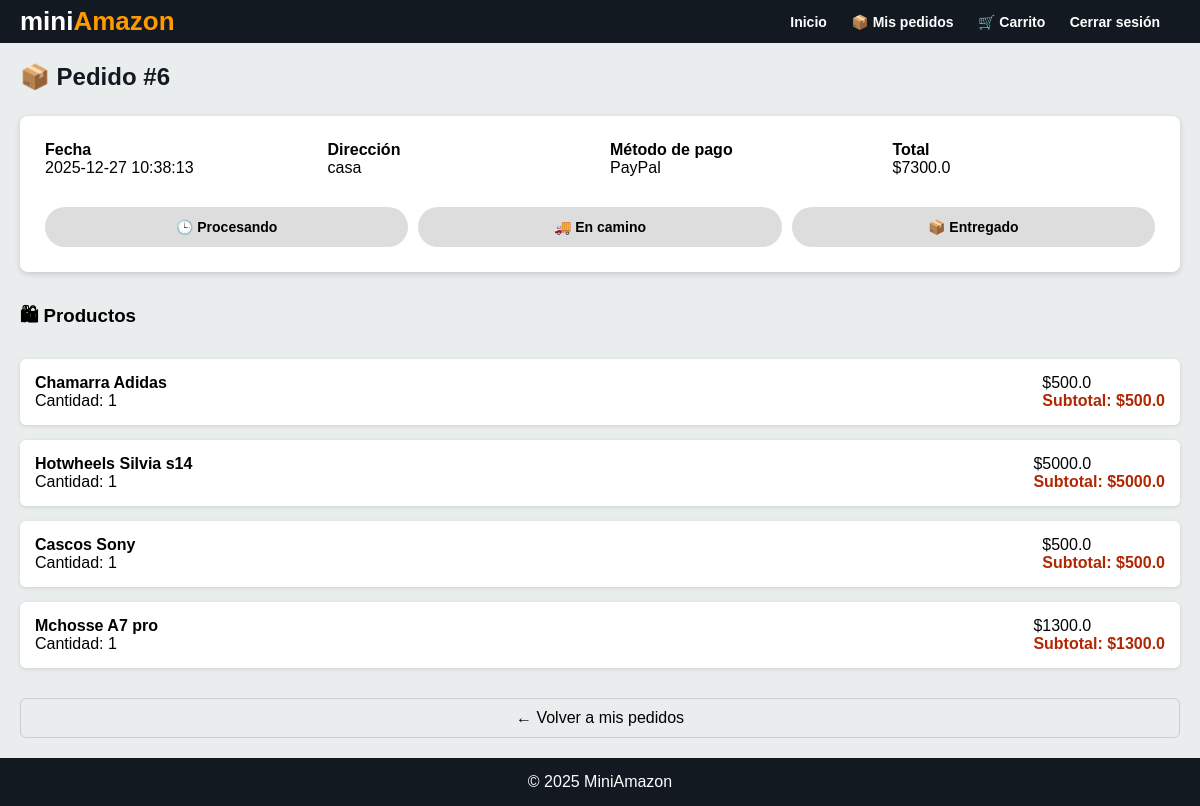
Page /order/6 (signed in) on the committed database.
### tables this page shows
CREATE TABLE orders (
        id INTEGER PRIMARY KEY AUTOINCREMENT,
        user_id INTEGER,
        total REAL,
        address TEXT,
        payment_method TEXT,
        created_at TEXT, status TEXT DEFAULT 'pagado', address_id INTEGER,
        FOREIGN KEY(user_id) REFERENCES users(id)
    );

CREATE TABLE order_items (
        id INTEGER PRIMARY KEY AUTOINCREMENT,
        order_id INTEGER,
        product_id INTEGER,
        quantity INTEGER,
        price REAL,
        FOREIGN KEY(order_id) REFERENCES orders(id),
        FOREIGN KEY(product_id) REFERENCES products(id)
    );

CREATE TABLE products (
        id INTEGER PRIMARY KEY AUTOINCREMENT,
        name TEXT NOT NULL,
        price REAL NOT NULL,
        description TEXT,
        user_id INTEGER,
        image TEXT, category_id INTEGER, stock INTEGER DEFAULT 0,
        FOREIGN KEY (user_id) REFERENCES users(id)
    );

### app.py (the view)
@app.route('/order/<int:order_id>')
def order_detail(order_id):
    if 'user_id' not in session or session.get('role') != 'buyer':
        return redirect('/login')
    conn = get_connection()
    conn.row_factory = sqlite3.Row
    order = conn.execute("""
        SELECT *
        FROM orders
        WHERE id = ? AND user_id = ?
    """, (order_id, session['user_id'])).fetchone()
    if not order:
        conn.close()
        return "Pedido no encontrado", 404
    items = conn.execute("""
        SELECT p.name, oi.quantity, oi.price
        FROM order_items oi
        JOIN products p ON p.id = oi.product_id
        WHERE oi.order_id = ?
    """, (order_id,)).fetchall()
    conn.close()
    return render_template(
        'order_detail.html',
        order=order,
        items=items
    )

### database.py (called while the page is built)
def get_connection(timeout=10, check_same_thread=False):
    conn = sqlite3.connect(DB_PATH, timeout=timeout, check_same_thread=check_same_thread)
    conn.row_factory = sqlite3.Row
    return conn

### templates/order_detail.html (shortened to what this page needs)
{% extends "base.html" %}
{% set hide_search = true %}
{% block content %}
<h2 class="section-title">📦 Pedido #{{ order.id }}</h2>
<div class="order-detail-card">
    <div class="order-info">
        <div>
            <strong>Fecha</strong><br>
            {{ order.created_at }}
        </div>
        <div>
            <strong>Dirección</strong><br>
            {{ order.address }}
        </div>
        <div>
            <strong>Método de pago</strong><br>
            {{ order.payment_method }}
        </div>
        <div>
            <strong>Total</strong><br>
            ${{ order.total }}
        </div>
    </div>
    <div class="order-status">
        <div class="step {% if order.status in ['Procesando','En camino','Entregado'] %}active{% endif %}">
            🕒 Procesando
        </div>
        <div class="step {% if order.status in ['En camino','Entregado'] %}active{% endif %}">
            🚚 En camino
        </div>
        <div class="step {% if order.status == 'Entregado' %}active{% endif %}">
            📦 Entregado
        </div>
    </div>
</div>
<h3 class="section-title">🛍 Productos</h3>
<div class="order-products">
    {% for item in items %}
    <div class="product-row">
        <div>
            <strong>{{ item.name }}</strong><br>
            Cantidad: {{ item.quantity }}
        </div>
        <div>
            ${{ item.price }}<br>
            <span class="subtotal">
                Subtotal: ${{ item.quantity * item.price }}
            </span>
        </div>
    </div>
    {% endfor %}
</div>
<a href="{{ url_for('my_orders') }}" class="btn-outline">← Volver a mis pedidos</a>
{% endblock %}

### static/styles.css (style rules this page uses)
html, body { height: 100%; }
* { margin: 0; padding: 0; box-sizing: border-box; }
body { font-family: Arial, Helvetica, sans-serif; background-color: #eaeded; display: flex; flex-direction: column; }
h1, h2 { margin-bottom: 20px; color: #131921; text-align: center; }
.btn-outline { border: 1px solid #ccc; padding: 8px 12px; text-decoration: none; color: #111; border-radius: 5px; }
.subtotal { font-weight: bold; color: #B12704; }
.section-title { margin-bottom: 15px; }
.section-title { margin-bottom: 25px; text-align: left; }
.order-detail-card { background: white; padding: 25px; border-radius: 8px; box-shadow: 0 2px 6px rgba(0,0,0,.15); margin-bottom: 30px; }
.order-info { display: grid; grid-template-columns: repeat(auto-fit, minmax(180px, 1fr)); gap: 20px; margin-bottom: 30px; }
.order-status { display: flex; justify-content: space-between; gap: 10px; }
.step { flex: 1; text-align: center; padding: 12px; border-radius: 20px; background: #ddd; font-weight: bold; font-size: 14px; }
.order-products { display: flex; flex-direction: column; gap: 15px; margin-bottom: 30px; }
.product-row { background: white; padding: 15px; border-radius: 6px; box-shadow: 0 1px 4px rgba(0,0,0,.12); display: flex; justify-content: space-between; }
.subtotal { color: #B12704; font-weight: bold; }
.btn-outline { display: block; text-align: center; border: 1px solid #ccc; padding: 10px; border-radius: 6px; text-decoration: none; color: black; }

### rows in the picture
orders: id "6", created_at "2025-12-27 10:38:13", address "casa", payment_method "PayPal", total "7300.0"
order_items: name "Chamarra Adidas", quantity "1", price "500.0", item.quantity*item.price "500.0"
order_items: name "Hotwheels Silvia s14", quantity "1", price "5000.0", item.quantity*item.price "5000.0"
order_items: name "Cascos Sony", quantity "1", price "500.0", item.quantity*item.price "500.0"
order_items: name "Mchosse A7 pro", quantity "1", price "1300.0", item.quantity*item.price "1300.0"
